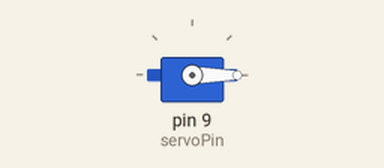
Bench run of a sketch on a simulated Arduino Uno, built with avr-gcc and run on an emulated ATmega328P. Shown: servo.

Above: at 0.05 s.
At 3.0 s:
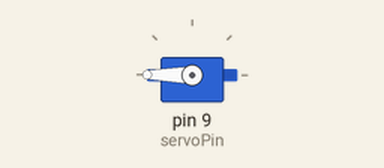
Timing chart, 0 to 6.9 s (numbered marks = the images above):
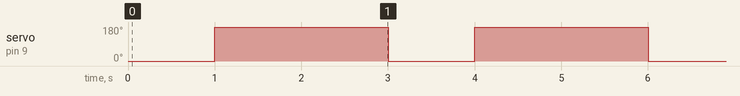

Measured:
- by itself, servo on pin 9 (servoPin): alternates 180° for 2.0 s and 0° for 1.0 s

The sketch:

sketch_feb16a.ino
```cpp
#include <Servo.h>

// Define the pin to which the servo is connected
const int servoPin = 9;

// Create a servo object
Servo myServo;

void setup() {
  // Attach the servo to the pin
  myServo.attach(servoPin);
}

void loop() {
  // Move the servo to position 0 degrees
  myServo.write(0);
  delay(1000); // Wait for 1 second

  // Move the servo to position 90 degrees
  myServo.write(180);
  delay(1000); // Wait for 1 second

  // Move the servo to position 180 degrees
  myServo.write(180);
  delay(1000); // Wait for 1 second
}
```
